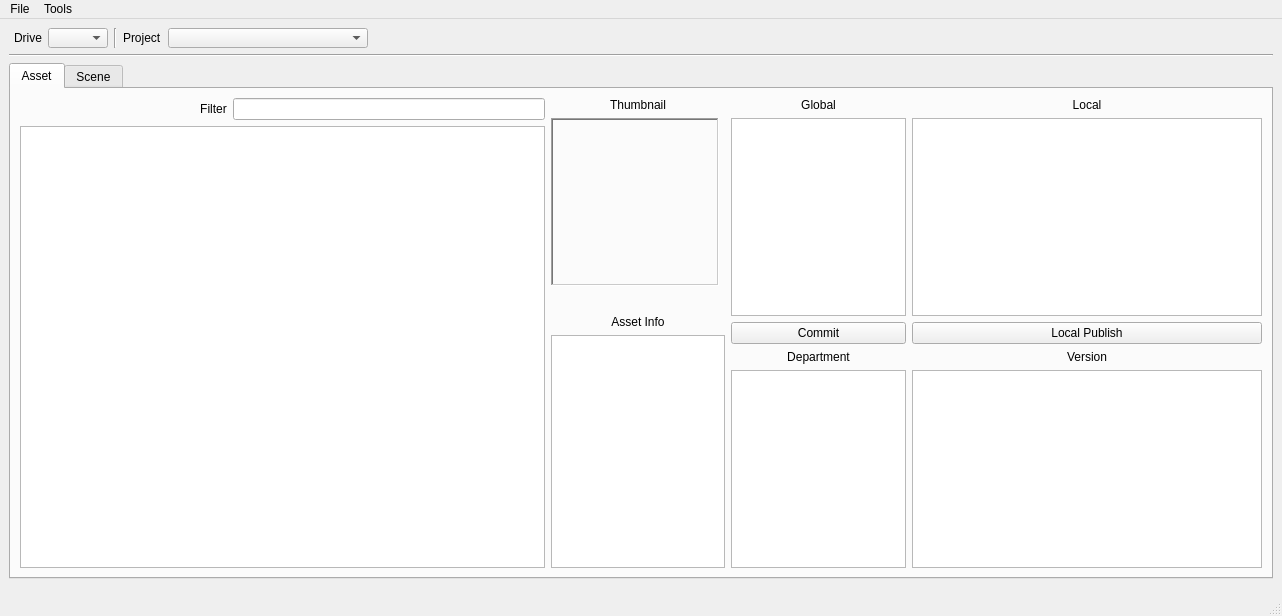
<?xml version="1.0" encoding="UTF-8"?>
<ui version="4.0">
 <class>MainWindow</class>
 <widget class="QMainWindow" name="MainWindow">
  <property name="geometry">
   <rect>
    <x>0</x>
    <y>0</y>
    <width>1282</width>
    <height>616</height>
   </rect>
  </property>
  <property name="minimumSize">
   <size>
    <width>1282</width>
    <height>616</height>
   </size>
  </property>
  <property name="windowTitle">
   <string>FileManager</string>
  </property>
  <widget class="QWidget" name="centralwidget">
   <property name="sizePolicy">
    <sizepolicy hsizetype="Maximum" vsizetype="Maximum">
     <horstretch>0</horstretch>
     <verstretch>0</verstretch>
    </sizepolicy>
   </property>
   <property name="minimumSize">
    <size>
     <width>1120</width>
     <height>589</height>
    </size>
   </property>
   <layout class="QGridLayout" name="gridLayout_2">
    <item row="0" column="0">
     <layout class="QGridLayout" name="drive_GRID">
      <property name="leftMargin">
       <number>5</number>
      </property>
      <property name="rightMargin">
       <number>5</number>
      </property>
      <item row="0" column="0">
       <widget class="QLabel" name="drive_label">
        <property name="text">
         <string>Drive</string>
        </property>
       </widget>
      </item>
      <item row="0" column="3">
       <widget class="QLabel" name="project_label">
        <property name="text">
         <string>Project</string>
        </property>
       </widget>
      </item>
      <item row="0" column="5">
       <spacer name="project_spacer">
        <property name="orientation">
         <enum>Qt::Horizontal</enum>
        </property>
        <property name="sizeType">
         <enum>QSizePolicy::Expanding</enum>
        </property>
        <property name="sizeHint" stdset="0">
         <size>
          <width>200</width>
          <height>17</height>
         </size>
        </property>
       </spacer>
      </item>
      <item row="0" column="4">
       <widget class="QComboBox" name="project_comboBox">
        <property name="sizePolicy">
         <sizepolicy hsizetype="Preferred" vsizetype="Fixed">
          <horstretch>0</horstretch>
          <verstretch>0</verstretch>
         </sizepolicy>
        </property>
        <property name="minimumSize">
         <size>
          <width>200</width>
          <height>0</height>
         </size>
        </property>
        <property name="maximumSize">
         <size>
          <width>16777215</width>
          <height>20</height>
         </size>
        </property>
       </widget>
      </item>
      <item row="0" column="1">
       <widget class="QComboBox" name="drive_comboBox">
        <property name="sizePolicy">
         <sizepolicy hsizetype="Preferred" vsizetype="Fixed">
          <horstretch>100</horstretch>
          <verstretch>0</verstretch>
         </sizepolicy>
        </property>
        <property name="maximumSize">
         <size>
          <width>60</width>
          <height>20</height>
         </size>
        </property>
       </widget>
      </item>
      <item row="0" column="2">
       <widget class="Line" name="line_project">
        <property name="orientation">
         <enum>Qt::Vertical</enum>
        </property>
       </widget>
      </item>
     </layout>
    </item>
    <item row="1" column="0">
     <widget class="Line" name="drive_LINE">
      <property name="orientation">
       <enum>Qt::Horizontal</enum>
      </property>
     </widget>
    </item>
    <item row="3" column="0">
     <layout class="QHBoxLayout" name="saveBar_horizontal">
      <item>
       <spacer name="save_SPACE">
        <property name="orientation">
         <enum>Qt::Horizontal</enum>
        </property>
        <property name="sizeHint" stdset="0">
         <size>
          <width>908</width>
          <height>20</height>
         </size>
        </property>
       </spacer>
      </item>
     </layout>
    </item>
    <item row="2" column="0">
     <widget class="QTabWidget" name="entite_TAB">
      <property name="sizePolicy">
       <sizepolicy hsizetype="Expanding" vsizetype="Expanding">
        <horstretch>0</horstretch>
        <verstretch>0</verstretch>
       </sizepolicy>
      </property>
      <property name="currentIndex">
       <number>0</number>
      </property>
      <widget class="QWidget" name="asset_TAB">
       <attribute name="title">
        <string>Asset</string>
       </attribute>
       <layout class="QHBoxLayout" name="horizontalLayout_2" stretch="3,1,1,2">
        <item>
         <layout class="QVBoxLayout" name="asset_verticalLayout">
          <item>
           <layout class="QHBoxLayout" name="asset_filter_horizontalLayout">
            <item>
             <spacer name="horizontalSpacer">
              <property name="orientation">
               <enum>Qt::Horizontal</enum>
              </property>
              <property name="sizeType">
               <enum>QSizePolicy::Preferred</enum>
              </property>
              <property name="sizeHint" stdset="0">
               <size>
                <width>180</width>
                <height>20</height>
               </size>
              </property>
             </spacer>
            </item>
            <item>
             <widget class="QLabel" name="asset_filter_text_label">
              <property name="enabled">
               <bool>true</bool>
              </property>
              <property name="sizePolicy">
               <sizepolicy hsizetype="Preferred" vsizetype="Fixed">
                <horstretch>0</horstretch>
                <verstretch>0</verstretch>
               </sizepolicy>
              </property>
              <property name="text">
               <string>Filter</string>
              </property>
              <property name="alignment">
               <set>Qt::AlignCenter</set>
              </property>
             </widget>
            </item>
            <item>
             <widget class="QLineEdit" name="asset_filter_lineEdit"/>
            </item>
           </layout>
          </item>
          <item>
           <widget class="QTreeView" name="asset_dir_TREEVIEW"/>
          </item>
         </layout>
        </item>
        <item>
         <layout class="QVBoxLayout" name="asset_thumbnail_VTL" stretch="0,0,0,0,0">
          <item>
           <widget class="QLabel" name="asset_thumbnail_label">
            <property name="text">
             <string>Thumbnail</string>
            </property>
            <property name="alignment">
             <set>Qt::AlignCenter</set>
            </property>
           </widget>
          </item>
          <item>
           <widget class="QLabel" name="asset_thumbnail_IMAGE_LABEL">
            <property name="sizePolicy">
             <sizepolicy hsizetype="Fixed" vsizetype="Fixed">
              <horstretch>0</horstretch>
              <verstretch>0</verstretch>
             </sizepolicy>
            </property>
            <property name="minimumSize">
             <size>
              <width>168</width>
              <height>168</height>
             </size>
            </property>
            <property name="maximumSize">
             <size>
              <width>168</width>
              <height>168</height>
             </size>
            </property>
            <property name="frameShape">
             <enum>QFrame::WinPanel</enum>
            </property>
            <property name="frameShadow">
             <enum>QFrame::Sunken</enum>
            </property>
            <property name="text">
             <string/>
            </property>
            <property name="alignment">
             <set>Qt::AlignCenter</set>
            </property>
           </widget>
          </item>
          <item>
           <spacer name="verticalSpacer_SPACE">
            <property name="orientation">
             <enum>Qt::Vertical</enum>
            </property>
            <property name="sizeType">
             <enum>QSizePolicy::Preferred</enum>
            </property>
            <property name="sizeHint" stdset="0">
             <size>
              <width>20</width>
              <height>23</height>
             </size>
            </property>
           </spacer>
          </item>
          <item>
           <widget class="QLabel" name="AssetInfo_label">
            <property name="text">
             <string>Asset Info</string>
            </property>
            <property name="alignment">
             <set>Qt::AlignCenter</set>
            </property>
           </widget>
          </item>
          <item>
           <widget class="QListWidget" name="assetInfo_list_listWidget">
            <property name="sizePolicy">
             <sizepolicy hsizetype="Expanding" vsizetype="Expanding">
              <horstretch>0</horstretch>
              <verstretch>0</verstretch>
             </sizepolicy>
            </property>
           </widget>
          </item>
         </layout>
        </item>
        <item>
         <layout class="QVBoxLayout" name="asset_level_global_VTL">
          <item>
           <widget class="QLabel" name="asset_global_label">
            <property name="text">
             <string>Global</string>
            </property>
            <property name="alignment">
             <set>Qt::AlignCenter</set>
            </property>
           </widget>
          </item>
          <item>
           <widget class="QListWidget" name="asset_global_listWidget">
            <property name="sizePolicy">
             <sizepolicy hsizetype="Preferred" vsizetype="Expanding">
              <horstretch>0</horstretch>
              <verstretch>0</verstretch>
             </sizepolicy>
            </property>
           </widget>
          </item>
          <item>
           <widget class="QPushButton" name="asset_commit_BTN">
            <property name="text">
             <string>Commit</string>
            </property>
           </widget>
          </item>
          <item>
           <widget class="QLabel" name="asset_department_label">
            <property name="text">
             <string>Department</string>
            </property>
            <property name="alignment">
             <set>Qt::AlignCenter</set>
            </property>
           </widget>
          </item>
          <item>
           <widget class="QListWidget" name="asset_department_listWidget">
            <property name="sizePolicy">
             <sizepolicy hsizetype="Expanding" vsizetype="Expanding">
              <horstretch>0</horstretch>
              <verstretch>0</verstretch>
             </sizepolicy>
            </property>
           </widget>
          </item>
         </layout>
        </item>
        <item>
         <layout class="QVBoxLayout" name="asset_level_local_VTL">
          <item>
           <widget class="QLabel" name="asset_local_label">
            <property name="text">
             <string>Local</string>
            </property>
            <property name="alignment">
             <set>Qt::AlignCenter</set>
            </property>
           </widget>
          </item>
          <item>
           <widget class="QListWidget" name="asset_local_view_listWidget">
            <property name="sizePolicy">
             <sizepolicy hsizetype="Preferred" vsizetype="Expanding">
              <horstretch>0</horstretch>
              <verstretch>0</verstretch>
             </sizepolicy>
            </property>
           </widget>
          </item>
          <item>
           <widget class="QPushButton" name="asset_localCommit_BTN">
            <property name="text">
             <string>Local Publish</string>
            </property>
           </widget>
          </item>
          <item>
           <widget class="QLabel" name="asset_version_label">
            <property name="text">
             <string>Version</string>
            </property>
            <property name="alignment">
             <set>Qt::AlignCenter</set>
            </property>
           </widget>
          </item>
          <item>
           <widget class="QListWidget" name="asset_version_view_listWidget">
            <property name="sizePolicy">
             <sizepolicy hsizetype="Expanding" vsizetype="Expanding">
              <horstretch>0</horstretch>
              <verstretch>0</verstretch>
             </sizepolicy>
            </property>
           </widget>
          </item>
         </layout>
        </item>
       </layout>
      </widget>
      <widget class="QWidget" name="scene_TAB">
       <attribute name="title">
        <string>Scene</string>
       </attribute>
       <layout class="QHBoxLayout" name="horizontalLayout_4">
        <item>
         <layout class="QHBoxLayout" name="scene_VTL" stretch="3,1,1,2">
          <item>
           <layout class="QVBoxLayout" name="scene_verticalLayout">
            <item>
             <layout class="QHBoxLayout" name="scene_filter_HTL">
              <item>
               <spacer name="scene_horizontal_SPACE">
                <property name="orientation">
                 <enum>Qt::Horizontal</enum>
                </property>
                <property name="sizeType">
                 <enum>QSizePolicy::Preferred</enum>
                </property>
                <property name="sizeHint" stdset="0">
                 <size>
                  <width>180</width>
                  <height>20</height>
                 </size>
                </property>
               </spacer>
              </item>
              <item>
               <widget class="QLabel" name="scene_filter_text_LABEL">
                <property name="enabled">
                 <bool>true</bool>
                </property>
                <property name="sizePolicy">
                 <sizepolicy hsizetype="Preferred" vsizetype="Fixed">
                  <horstretch>0</horstretch>
                  <verstretch>0</verstretch>
                 </sizepolicy>
                </property>
                <property name="text">
                 <string>Filter</string>
                </property>
                <property name="alignment">
                 <set>Qt::AlignCenter</set>
                </property>
               </widget>
              </item>
              <item>
               <widget class="QLineEdit" name="scene_filter_LINEEDIT"/>
              </item>
             </layout>
            </item>
            <item>
             <widget class="QTreeView" name="dir_scene_TREEVIEW"/>
            </item>
           </layout>
          </item>
          <item>
           <layout class="QVBoxLayout" name="scene_thmbnail_VTL" stretch="0,0,0,0,0">
            <item>
             <widget class="QLabel" name="scene_thumbnail_label">
              <property name="text">
               <string>Thumbnail</string>
              </property>
              <property name="alignment">
               <set>Qt::AlignCenter</set>
              </property>
             </widget>
            </item>
            <item>
             <widget class="QLabel" name="scene_thumbnail_IMAGE_LABEL">
              <property name="sizePolicy">
               <sizepolicy hsizetype="Fixed" vsizetype="Fixed">
                <horstretch>0</horstretch>
                <verstretch>0</verstretch>
               </sizepolicy>
              </property>
              <property name="minimumSize">
               <size>
                <width>168</width>
                <height>168</height>
               </size>
              </property>
              <property name="maximumSize">
               <size>
                <width>168</width>
                <height>168</height>
               </size>
              </property>
              <property name="layoutDirection">
               <enum>Qt::LeftToRight</enum>
              </property>
              <property name="frameShape">
               <enum>QFrame::WinPanel</enum>
              </property>
              <property name="frameShadow">
               <enum>QFrame::Sunken</enum>
              </property>
              <property name="text">
               <string>no image show</string>
              </property>
              <property name="alignment">
               <set>Qt::AlignCenter</set>
              </property>
             </widget>
            </item>
            <item>
             <spacer name="scene_verticalSpacer_SPACE">
              <property name="orientation">
               <enum>Qt::Vertical</enum>
              </property>
              <property name="sizeType">
               <enum>QSizePolicy::Preferred</enum>
              </property>
              <property name="sizeHint" stdset="0">
               <size>
                <width>20</width>
                <height>23</height>
               </size>
              </property>
             </spacer>
            </item>
            <item>
             <widget class="QLabel" name="scene_AssetInfo_label">
              <property name="text">
               <string>Asset Info</string>
              </property>
              <property name="alignment">
               <set>Qt::AlignCenter</set>
              </property>
             </widget>
            </item>
            <item>
             <widget class="QListWidget" name="scene_Info_list_LISTWIDGET">
              <property name="sizePolicy">
               <sizepolicy hsizetype="Expanding" vsizetype="Expanding">
                <horstretch>0</horstretch>
                <verstretch>0</verstretch>
               </sizepolicy>
              </property>
             </widget>
            </item>
           </layout>
          </item>
          <item>
           <layout class="QVBoxLayout" name="scene_departmentLib_VTL">
            <item>
             <widget class="QLabel" name="scene_global_label">
              <property name="text">
               <string>Global</string>
              </property>
              <property name="alignment">
               <set>Qt::AlignCenter</set>
              </property>
             </widget>
            </item>
            <item>
             <widget class="QListWidget" name="scene_global_listWidget">
              <property name="sizePolicy">
               <sizepolicy hsizetype="Preferred" vsizetype="Expanding">
                <horstretch>0</horstretch>
                <verstretch>0</verstretch>
               </sizepolicy>
              </property>
             </widget>
            </item>
            <item>
             <widget class="QPushButton" name="scene_commit_BTN">
              <property name="text">
               <string>Commit</string>
              </property>
             </widget>
            </item>
            <item>
             <widget class="QLabel" name="scene_department_label">
              <property name="text">
               <string>Department</string>
              </property>
              <property name="alignment">
               <set>Qt::AlignCenter</set>
              </property>
             </widget>
            </item>
            <item>
             <widget class="QListWidget" name="scene_department_listWidget">
              <property name="sizePolicy">
               <sizepolicy hsizetype="Expanding" vsizetype="Expanding">
                <horstretch>0</horstretch>
                <verstretch>0</verstretch>
               </sizepolicy>
              </property>
             </widget>
            </item>
           </layout>
          </item>
          <item>
           <layout class="QVBoxLayout" name="scene_locallib_VTL">
            <item>
             <widget class="QLabel" name="scene_local_TXT">
              <property name="text">
               <string>Local</string>
              </property>
              <property name="alignment">
               <set>Qt::AlignCenter</set>
              </property>
             </widget>
            </item>
            <item>
             <widget class="QListWidget" name="scene_local_view_listWidget">
              <property name="sizePolicy">
               <sizepolicy hsizetype="Preferred" vsizetype="Expanding">
                <horstretch>0</horstretch>
                <verstretch>0</verstretch>
               </sizepolicy>
              </property>
             </widget>
            </item>
            <item>
             <widget class="QPushButton" name="scene_localCommit_BTN">
              <property name="text">
               <string>Local Publish</string>
              </property>
             </widget>
            </item>
            <item>
             <widget class="QLabel" name="scene_version_label_TXT">
              <property name="text">
               <string>Version</string>
              </property>
              <property name="alignment">
               <set>Qt::AlignCenter</set>
              </property>
             </widget>
            </item>
            <item>
             <widget class="QListWidget" name="scene_version_view_listWidget">
              <property name="sizePolicy">
               <sizepolicy hsizetype="Expanding" vsizetype="Expanding">
                <horstretch>0</horstretch>
                <verstretch>0</verstretch>
               </sizepolicy>
              </property>
             </widget>
            </item>
           </layout>
          </item>
         </layout>
        </item>
       </layout>
      </widget>
     </widget>
    </item>
   </layout>
  </widget>
  <widget class="QMenuBar" name="menubar">
   <property name="geometry">
    <rect>
     <x>0</x>
     <y>0</y>
     <width>1282</width>
     <height>21</height>
    </rect>
   </property>
   <widget class="QMenu" name="menuFile">
    <property name="title">
     <string>File</string>
    </property>
   </widget>
   <widget class="QMenu" name="menuTools">
    <property name="title">
     <string>Tools</string>
    </property>
   </widget>
   <addaction name="menuFile"/>
   <addaction name="menuTools"/>
  </widget>
  <widget class="QStatusBar" name="statusbar"/>
 </widget>
 <resources/>
 <connections/>
</ui>
